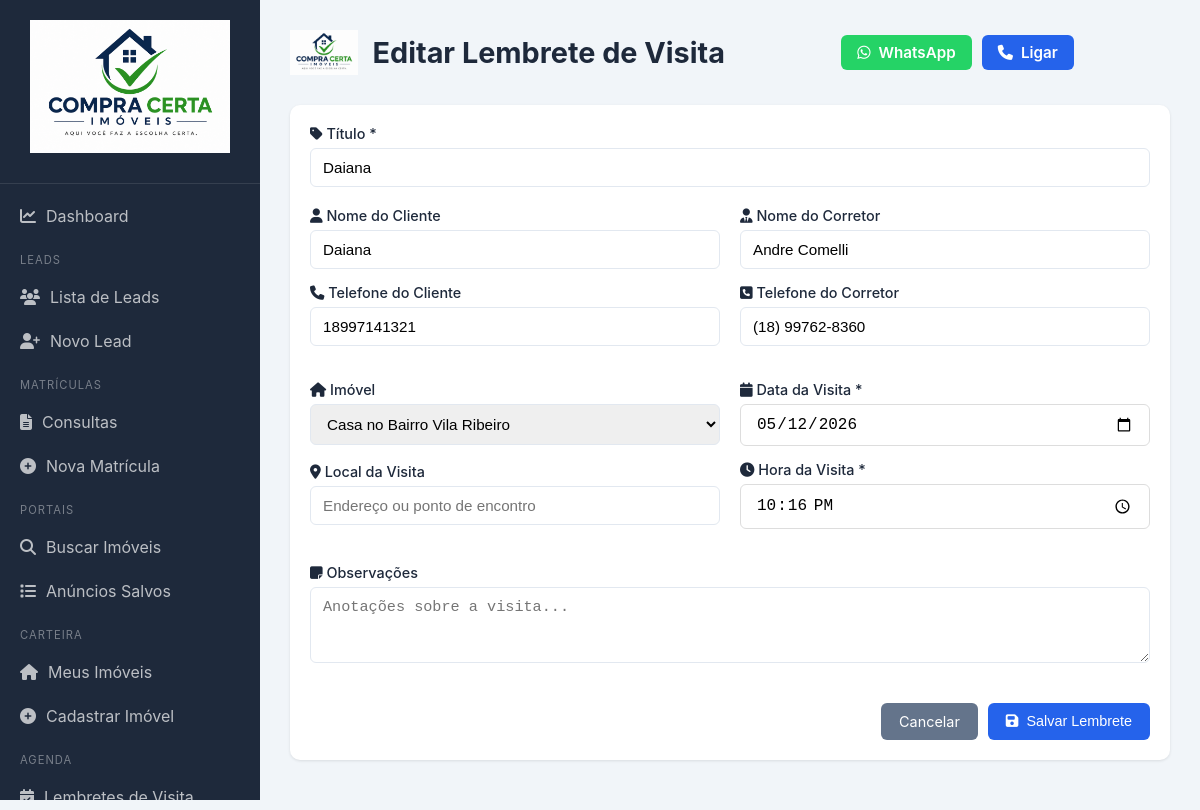
Page /lembretes/1/editar (signed in) on the committed database.
### models.py (models this page shows)
class Lembrete(db.Model):
    id = db.Column(db.Integer, primary_key=True)
    titulo = db.Column(db.String(200), nullable=False)
    cliente_nome = db.Column(db.String(100))
    cliente_telefone = db.Column(db.String(20))
    corretor_nome = db.Column(db.String(100), default='Andre Comelli')
    corretor_telefone = db.Column(db.String(20), default='(18) 99762-8360')
    imovel_id = db.Column(db.Integer, db.ForeignKey('imovel.id'))
    imovel = db.relationship('Imovel', backref='lembretes')
    data_visita = db.Column(db.DateTime, nullable=False)
    local = db.Column(db.String(200))
    observacoes = db.Column(db.Text)
    lembrado = db.Column(db.Boolean, default=False)
    criado_em = db.Column(db.DateTime, default=datetime.utcnow)

### app.py (the view, shortened to what this page needs)
@app.route('/lembretes/<int:id>/editar', methods=['GET', 'POST'])
@login_required
def editar_lembrete(id):
    lembrete = Lembrete.query.get_or_404(id)
    imoveis = Imovel.query.filter_by(status='ativo').all()
    return render_template('lembrete_form.html', lembrete=lembrete, imoveis=imoveis)

### app.py (called while the page is built)
def login_required(f):
    @wraps(f)
    def decorated_function(*args, **kwargs):
        if not session.get('logado'):
            return redirect(url_for('login'))
        return f(*args, **kwargs)
    return decorated_function

### templates/lembrete_form.html (shortened to what this page needs)
{% extends "base.html" %}
{% block header %}{{ 'Editar' if lembrete else 'Novo' }} Lembrete de Visita{% endblock %}
{% block content %}
<div class="card">
    <form method="POST">
        <div class="form-grid">
            <div class="form-group full-width">
                <label for="titulo"><i class="fas fa-tag"></i> Título *</label>
                <input type="text" id="titulo" name="titulo" value="{{ lembrete.titulo if lembrete else '' }}" required placeholder="Ex: Visitar imóvel com cliente">
            </div>
            <div class="form-row">
                <div class="form-group">
                    <label for="cliente_nome"><i class="fas fa-user"></i> Nome do Cliente</label>
                    <input type="text" id="cliente_nome" name="cliente_nome" value="{{ lembrete.cliente_nome if lembrete else '' }}" placeholder="Nome completo">
                </div>
                <div class="form-group">
                    <label for="cliente_telefone"><i class="fas fa-phone"></i> Telefone do Cliente</label>
                    <input type="text" id="cliente_telefone" name="cliente_telefone" value="{{ lembrete.cliente_telefone if lembrete else '' }}" placeholder="(00) 00000-0000">
                </div>
            </div>
            <div class="form-row">
                <div class="form-group">
                    <label for="corretor_nome"><i class="fas fa-user-tie"></i> Nome do Corretor</label>
                    <input type="text" id="corretor_nome" name="corretor_nome" value="{{ lembrete.corretor_nome if lembrete else 'Andre Comelli' }}" placeholder="Nome do corretor">
                </div>
                <div class="form-group">
                    <label for="corretor_telefone"><i class="fas fa-phone-square"></i> Telefone do Corretor</label>
                    <input type="text" id="corretor_telefone" name="corretor_telefone" value="{{ lembrete.corretor_telefone if lembrete else '(18) 99762-8360' }}" placeholder="(00) 00000-0000">
                </div>
            </div>
            <div class="form-row">
                <div class="form-group">
                    <label for="imovel_id"><i class="fas fa-home"></i> Imóvel</label>
                    <select id="imovel_id" name="imovel_id">
                        {% for imovel in imoveis %}
                        <option value="{{ imovel.id }}" {{ 'selected' if lembrete and lembrete.imovel_id == imovel.id else '' }}>
                            {{ imovel.titulo }}
                        </option>
                        {% endfor %}
                    </select>
                </div>
                <div class="form-group">
                    <label for="local"><i class="fas fa-map-marker-alt"></i> Local da Visita</label>
                    <input type="text" id="local" name="local" value="{{ lembrete.local if lembrete else '' }}" placeholder="Endereço ou ponto de encontro">
                </div>
            </div>
            <div class="form-row">
                <div class="form-group">
                    <label for="data_visita"><i class="fas fa-calendar"></i> Data da Visita *</label>
                    <input type="date" id="data_visita" name="data_visita" value="{{ lembrete.data_visita.strftime('%Y-%m-%d') if lembrete else '' }}" required>
                </div>
                <div class="form-group">
                    <label for="hora_visita"><i class="fas fa-clock"></i> Hora da Visita *</label>
                    <input type="time" id="hora_visita" name="hora_visita" value="{{ lembrete.data_visita.strftime('%H:%M') if lembrete else '' }}" required>
                </div>
            </div>
            <div class="form-group full-width">
                <label for="observacoes"><i class="fas fa-sticky-note"></i> Observações</label>
                <textarea id="observacoes" name="observacoes" rows="3" placeholder="Anotações sobre a visita...">{{ lembrete.observacoes if lembrete else '' }}</textarea>
            </div>
            <div class="form-actions full-width">
                <a href="{{ url_for('listar_lembretes') }}" class="btn btn-secondary">Cancelar</a>
                <button type="submit" class="btn btn-primary">
                    <i class="fas fa-save"></i> Salvar Lembrete
                </button>
            </div>
        </div>
    </form>
</div>
{% endblock %}

### static/css/style.css (style rules this page uses)
* { margin: 0; padding: 0; box-sizing: border-box; }
:root { --primary: #2563eb; --primary-dark: #1d4ed8; --secondary: #64748b; --success: #10b981; --warning: #f59e0b; --danger: #ef4444; --info: #06b6d4; --purple: #8b5cf6; --bg: #f1f5f9; --white: #ffffff; --text: #1e293b; --text-light: #64748b; --border: #e2e8f0; --sidebar-width: 260px; }
body { font-family: -apple-system, BlinkMacSystemFont, 'Segoe UI', Roboto, sans-serif; background: var(--bg); color: var(--text); display: flex; min-height: 100vh; }
.card { background: var(--white); border-radius: 10px; padding: 20px; box-shadow: 0 1px 3px rgba(0,0,0,0.1); margin-bottom: 20px; }
.btn { display: inline-flex; align-items: center; gap: 8px; padding: 10px 18px; border: none; border-radius: 6px; font-size: 0.9rem; cursor: pointer; text-decoration: none; transition: all 0.2s; }
.btn-primary { background: var(--primary); color: var(--white); }
.btn-secondary { background: var(--secondary); color: var(--white); }
.form-grid { display: grid; grid-template-columns: repeat(2, 1fr); gap: 20px; }
.form-group { display: flex; flex-direction: column; gap: 6px; }
.full-width { grid-column: 1 / -1; }
.form-group label { font-weight: 500; font-size: 0.9rem; }
.form-group input, .form-group select, .form-group textarea { padding: 10px 12px; border: 1px solid var(--border); border-radius: 6px; font-size: 0.95rem; }
.form-actions { display: flex; gap: 10px; justify-content: flex-end; margin-top: 20px; }

### templates/lembrete_form.html (style rules this page uses)
.form-row { display: flex; gap: 15px; flex-wrap: wrap; margin-bottom: 15px; }
.form-row .form-group { flex: 1; min-width: 200px; }
input[type="date"], input[type="time"] { width: 100%; padding: 10px 15px; border: 1px solid #ddd; border-radius: 6px; font-size: 1rem; background: white; }

### rows in the picture
Lembrete: titulo "Daiana", cliente_nome "Daiana", cliente_telefone "18997141321", corretor_nome "Andre Comelli", corretor_telefone "(18) 99762-8360", data_visita "05/12/2026", hora_visita "22:16"

### other values in the picture
{{ 'Editar' if lembrete else 'Novo' }} "Editar"
form field imovel_id "Casa no Bairro Vila Ribeiro"
